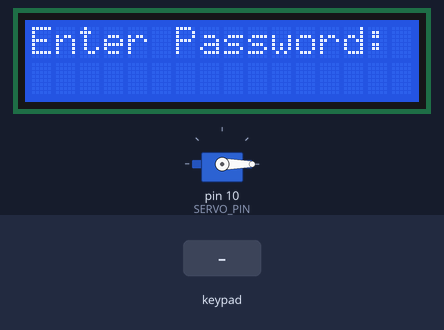
The sketch below on a simulated Arduino Uno, built with avr-gcc and run on an emulated ATmega328P. Parts: 16×2 character LCD, servo. Inputs (shaded band) come from the test bench. EEPROM starts erased.

Above: at 3.2 s.
3.3 s: keypad keys 1 2 3 4 # pressed 0.4 s apart
At 6.0 s:
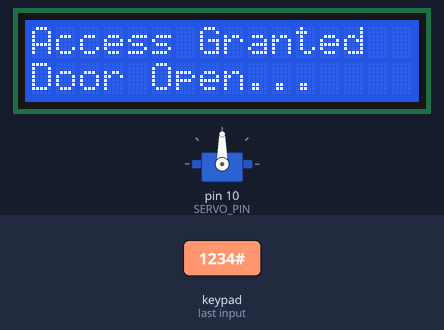
9.8 s: keypad keys 1 2 3 4 * pressed 0.4 s apart
At 13.0 s:
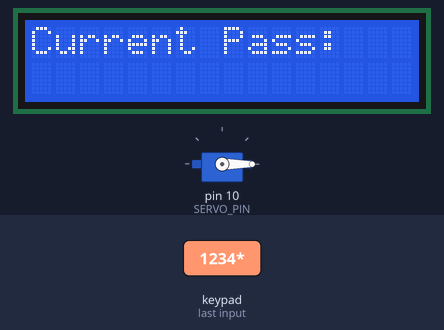
13.4 s: key '1' pressed
At 14.6 s:
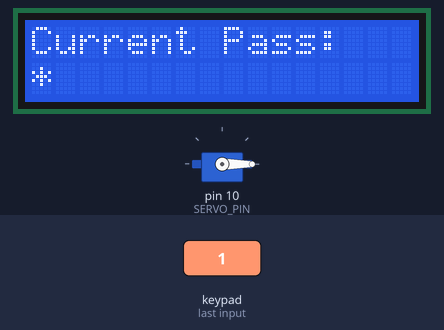
14.9 s: keypad keys 1 3 9 7 # pressed 0.4 s apart
At 17.3 s:
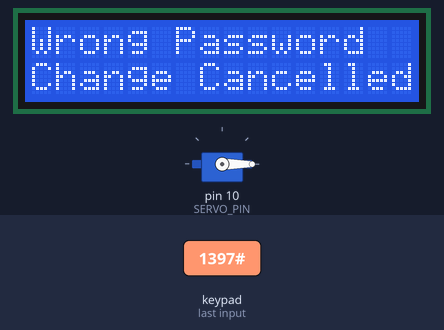
18.4 s: key '#' pressed
At 20.0 s:
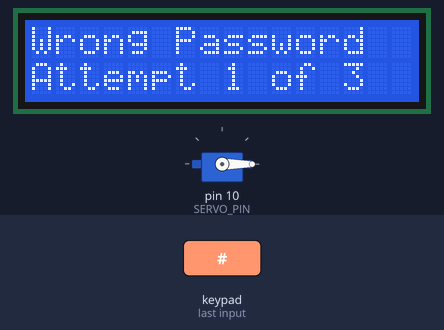
21.4 s: key '2' pressed
At 21.9 s:
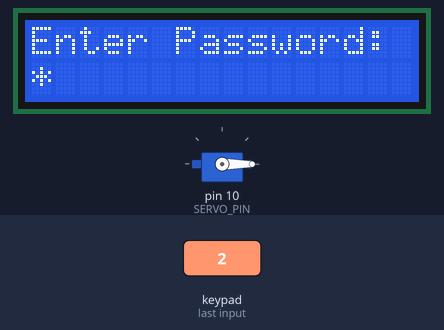
Timing chart, 0 to 23.9 s (numbered marks = the images above; inputs shaded):
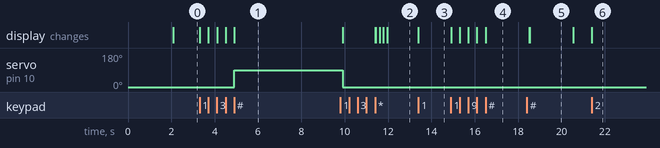

Measured:
- after the input at 3.3 s, servo on pin 10 (SERVO_PIN): 0° → 90° after 1.6 s; the display: first changes at once (image 1 shows a later state)
- after the input at 9.8 s, the display: first differs from a run without the input after 1.6 s (image 2 shows a later state)
- after the input at 13.4 s, the display: changes at once (image 3)
- after the input at 14.9 s, the display: first changes at once (image 4 shows a later state)
- after the input at 18.4 s, the display: first differs from a run without the input after 0.14 s (image 5)
- after the input at 21.4 s, the display: changes at once (image 6)
- what the display in image 5 shows lasts 2.0 s, from 18.5 s to 20.5 s

The sketch:

SmartDoorLock.ino
```cpp
/* Arduino-Based Smart Door Lock System
 * -------------------------------------
 * Author  : Jerush Thanusha T
 * Hardware: Arduino Uno, 4x4 Keypad, 16x2 LCD, Servo Motor
 *
 */

#include <Keypad.h>
#include <LiquidCrystal.h>
#include <Servo.h>
#include <EEPROM.h>

// Pin Definitions

#define SERVO_PIN       10
#define LCD_RS          12
#define LCD_EN          11
#define LCD_D4           5
#define LCD_D5           4
#define LCD_D6           3
#define LCD_D7           2

// Constants

#define MAX_PASSWORD_LEN     6
#define MAX_ATTEMPTS         3
#define LOCKOUT_DURATION_MS  30000UL   // 30 seconds
#define UNLOCK_DURATION_MS    5000UL   // Door stays open 5 seconds
#define EEPROM_FLAG_ADDR        0
#define EEPROM_PASS_ADDR        1      // Address to store password
#define EEPROM_INIT_FLAG     0xAB

#define SERVO_LOCKED     0
#define SERVO_UNLOCKED  90

// System States

typedef enum {
  STATE_IDLE,           // Waiting for password input
  STATE_UNLOCKED,       // Door open, countdown running
  STATE_CHANGE_OLD,     // Waiting for current password (change flow)
  STATE_CHANGE_NEW,     // Waiting for new password (change flow)
  STATE_LOCKED_OUT      // Too many wrong attempts
} SystemState;

// Hardware Objects

LiquidCrystal lcd(LCD_RS, LCD_EN, LCD_D4, LCD_D5, LCD_D6, LCD_D7);
Servo lockServo;

// Keypad Configuration

const byte ROWS = 4;
const byte COLS = 4;

char keys[ROWS][COLS] = {
  {'1','2','3','A'},
  {'4','5','6','B'},
  {'7','8','9','C'},
  {'*','0','#','D'}
};

byte rowPins[ROWS] = {A0, A1, A2, A3};
byte colPins[COLS] = {A4, A5, 6, 7};

Keypad keypad = Keypad(makeKeymap(keys), rowPins, colPins, ROWS, COLS);

// Global State Variables

SystemState currentState = STATE_IDLE;

char storedPassword[MAX_PASSWORD_LEN + 1];   // Loaded from EEPROM
char inputBuffer[MAX_PASSWORD_LEN + 1];      // Current input
char oldPassBuffer[MAX_PASSWORD_LEN + 1];    // Used during password change

uint8_t inputIndex    = 0;
uint8_t wrongAttempts = 0;

unsigned long lockoutStartTime = 0;
unsigned long unlockStartTime  = 0;

// EEPROM
// Saves password string to EEPROM starting at EEPROM_PASS_ADDR

void savePasswordToEEPROM(const char* pass) {
  for (uint8_t i = 0; i <= strlen(pass); i++) {
    EEPROM.write(EEPROM_PASS_ADDR + i, pass[i]);
  }
}

// Loads password from EEPROM into storedPassword buffer

void loadPasswordFromEEPROM() {
  for (uint8_t i = 0; i <= MAX_PASSWORD_LEN; i++) {
    storedPassword[i] = EEPROM.read(EEPROM_PASS_ADDR + i);
  }
  storedPassword[MAX_PASSWORD_LEN] = '\0';  // Ensure null-termination
}

// On first boot (no EEPROM data), write default password

void initEEPROM() {
  if (EEPROM.read(EEPROM_FLAG_ADDR) != EEPROM_INIT_FLAG) {
    savePasswordToEEPROM("1234");
    EEPROM.write(EEPROM_FLAG_ADDR, EEPROM_INIT_FLAG);
  }
  loadPasswordFromEEPROM();
}

// Display

void showEnterPassword() {
  lcd.clear();
  lcd.setCursor(0, 0);
  lcd.print("Enter Password:");
  lcd.setCursor(0, 1);
}

void showMessage(const char* line1, const char* line2 = "") {
  lcd.clear();
  lcd.setCursor(0, 0);
  lcd.print(line1);
  if (strlen(line2) > 0) {
    lcd.setCursor(0, 1);
    lcd.print(line2);
  }
}

// Input

void appendToBuffer(char* buffer, char key) {
  if (inputIndex < MAX_PASSWORD_LEN) {
    buffer[inputIndex] = key;
    inputIndex++;
    buffer[inputIndex] = '\0';
    lcd.setCursor(inputIndex - 1, 1);
    lcd.print('*');
  }
}

void clearInputBuffer(char* buffer) {
  memset(buffer, 0, MAX_PASSWORD_LEN + 1);
  inputIndex = 0;
}

// State Handlers

void handleIdleState(char key) {
  if (key >= '0' && key <= '9') {
    appendToBuffer(inputBuffer, key);
  }
  else if (key == '#') {
    // Verify password
    if (strcmp(inputBuffer, storedPassword) == 0) {
      // Correct password
      wrongAttempts = 0;
      lockServo.write(SERVO_UNLOCKED);
      showMessage("Access Granted", "Door Open...");
      unlockStartTime = millis();
      currentState = STATE_UNLOCKED;
    } else {
      // Wrong password
      wrongAttempts++;
      if (wrongAttempts >= MAX_ATTEMPTS) {
        showMessage("LOCKED OUT!", "Wait 30 sec...");
        lockoutStartTime = millis();
        currentState = STATE_LOCKED_OUT;
      } else {
        char attemptsMsg[16];
        snprintf(attemptsMsg, sizeof(attemptsMsg), "Attempt %d of %d", wrongAttempts, MAX_ATTEMPTS);
        showMessage("Wrong Password", attemptsMsg);
        delay(2000);
        clearInputBuffer(inputBuffer);
        showEnterPassword();
      }
    }
    clearInputBuffer(inputBuffer);
  }
  else if (key == '*') {
    // Begin password change flow
    clearInputBuffer(oldPassBuffer);
    showMessage("Current Pass:", "");
    lcd.setCursor(0, 1);
    currentState = STATE_CHANGE_OLD;
  }
}

void handleUnlockedState() {
  // Non-blocking: auto-lock after UNLOCK_DURATION_MS
  if (millis() - unlockStartTime >= UNLOCK_DURATION_MS) {
    lockServo.write(SERVO_LOCKED);
    showMessage("Door Locked");
    delay(1500);
    showEnterPassword();
    currentState = STATE_IDLE;
  }
}

void handleLockedOutState() {
  // Non-blocking: auto-release after LOCKOUT_DURATION_MS
  if (millis() - lockoutStartTime >= LOCKOUT_DURATION_MS) {
    wrongAttempts = 0;
    showEnterPassword();
    currentState = STATE_IDLE;
  }
  // Show countdown on LCD row 2
  unsigned long remaining = (LOCKOUT_DURATION_MS - (millis() - lockoutStartTime)) / 1000;
  lcd.setCursor(0, 1);
  lcd.print("Wait: ");
  lcd.print(remaining);
  lcd.print("s   ");  // Extra spaces to clear old digits
}

void handleChangeOldState(char key) {
  if (key >= '0' && key <= '9') {
    appendToBuffer(oldPassBuffer, key);
  }
  else if (key == '#') {
    if (strcmp(oldPassBuffer, storedPassword) == 0) {
      clearInputBuffer(inputBuffer);
      showMessage("New Password:", "");
      lcd.setCursor(0, 1);
      currentState = STATE_CHANGE_NEW;
    } else {
      showMessage("Wrong Password", "Change Cancelled");
      delay(2000);
      showEnterPassword();
      currentState = STATE_IDLE;
    }
    clearInputBuffer(oldPassBuffer);
  }
}

void handleChangeNewState(char key) {
  if (key >= '0' && key <= '9') {
    appendToBuffer(inputBuffer, key);
  }
  else if (key == '#') {
    if (inputIndex >= 4) {   // Minimum 4-digit password enforced
      savePasswordToEEPROM(inputBuffer);
      loadPasswordFromEEPROM();
      showMessage("Password Saved!", "");
    } else {
      showMessage("Min 4 digits!", "Try Again");
    }
    delay(2000);
    clearInputBuffer(inputBuffer);
    showEnterPassword();
    currentState = STATE_IDLE;
  }
}

// Setup & Loop

void setup() {
  lcd.begin(16, 2);
  lockServo.attach(SERVO_PIN);
  lockServo.write(SERVO_LOCKED);

  initEEPROM();   // Load or initialize password from EEPROM

  showMessage("Smart Door Lock", "Initializing...");
  delay(2000);
  showEnterPassword();
}

void loop() {
  char key = keypad.getKey();

  switch (currentState) {
    case STATE_IDLE:
      if (key) handleIdleState(key);
      break;

    case STATE_UNLOCKED:
      handleUnlockedState();   // No key needed — time-based
      break;

    case STATE_LOCKED_OUT:
      handleLockedOutState();  // No key needed — time-based with countdown
      break;

    case STATE_CHANGE_OLD:
      if (key) handleChangeOldState(key);
      break;

    case STATE_CHANGE_NEW:
      if (key) handleChangeNewState(key);
      break;
  }
}
```
